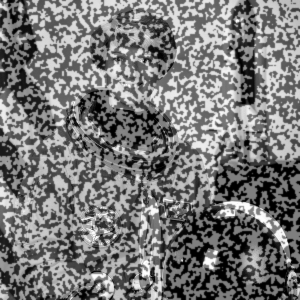
#> input picture main/getting_started/astronaut0.png, 300 x 300 px
$ python seed_propagation_seed.py
#> lines starting #> are read from the running program, lines starting #| are printed output that depends on the picture
### src/dictk/image.py
"""Image I/O, grayscale conversion, combination, and inspection utilities."""

import base64
import importlib.resources
from pathlib import Path
from typing import NamedTuple

import imageio.v3 as iio
import numpy as np
from scipy.interpolate import RegularGridInterpolator
from scipy.ndimage import zoom


class PixelCoordinate(NamedTuple):
    """A pixel location in an image's reference frame.

    Attributes:
        x: Horizontal pixel coordinate, increasing left to right.
        y: Vertical pixel coordinate, increasing top to bottom.
    """

    x: int
    y: int


class SubpixelCoordinate(NamedTuple):
    """A sub-pixel location in an image's reference frame.

    Same reference frame as [`PixelCoordinate`](#PixelCoordinate), but
    `x`/`y` are `float`, not `int` -- returned by
    [`dictk.translation.locate_subpixel`](./translation.html#locate_subpixel)
    and [`dictk.grid.locate_subpixel`](./grid.html#locate_subpixel),
    which recover a fractional position via subpixel refinement.
    `PixelCoordinate`'s own `int` fields would silently truncate exactly
    the value those functions exist to preserve.

    Attributes:
        x: Horizontal pixel coordinate, increasing left to right.
        y: Vertical pixel coordinate, increasing top to bottom.
    """

    x: float
    y: float


def subimage(
    *, image: np.ndarray, origin: PixelCoordinate, width: int, height: int
) -> np.ndarray:
    """Extract a width x height crop of `image` with its top-left corner at `origin`.

    `origin` is expressed in `image`'s own pixel reference frame (`image`'s
    top-left corner is `(0, 0)`) and may lie partially or entirely outside
    `image`'s bounds. Wherever the requested region doesn't overlap
    `image`, the corresponding output pixels are zero (black) rather than
    raising an error — so a subimage straddling an edge, or lying
    completely outside `image`, is always a valid, well-shaped result.

    Args:
        image: Source 2D grayscale image array.
        origin: Top-left corner of the region to extract, in `image`'s
            pixel reference frame.
        width: Width of the extracted region in pixels. Must be >= 1.
        height: Height of the extracted region in pixels. Must be >= 1.

    Returns:
        A 2D array of shape (height, width), same dtype as `image`.

    Raises:
        ValueError: If `image` is not 2D, or width or height is less than 1.
    """
    if image.ndim != 2:
        raise ValueError(f"image must be 2D, got shape {image.shape}")
    if width < 1:
        raise ValueError(f"width {width} must be >= 1")
    if height < 1:
        raise ValueError(f"height {height} must be >= 1")

    image_height, image_width = image.shape
    result = np.zeros((height, width), dtype=image.dtype)

    src_x_start = max(origin.x, 0)
    src_y_start = max(origin.y, 0)
    src_x_end = min(origin.x + width, image_width)
    src_y_end = min(origin.y + height, image_height)

    if src_x_start >= src_x_end or src_y_start >= src_y_end:
        return result  # requested region doesn't overlap image at all

    dst_x_start = src_x_start - origin.x
    dst_y_start = src_y_start - origin.y
    dst_x_end = dst_x_start + (src_x_end - src_x_start)
    dst_y_end = dst_y_start + (src_y_end - src_y_start)

    result[dst_y_start:dst_y_end, dst_x_start:dst_x_end] = image[
        src_y_start:src_y_end, src_x_start:src_x_end
    ]
    return result


# [461 lines left out: functions checkerboard, astronaut, is_rgba, rgba_to_gray, combine, brightness and 8 more, not called in this run]


def read(*, path: Path) -> np.ndarray:
    """Read an image file into a NumPy array.

    Args:
        path: Path to the image file.

    Returns:
        The image as a NumPy array.
    """
#> called with path = 'astronaut0.png'
    return iio.imread(path)
#> returned value is the input picture: shape (300, 300); min 0, max 255, mean 120.2


# [72 lines left out: functions write_svg, write, describe, not called in this run]

### src/dictk/correlation.py
"""Spatial- and Fourier-domain cross-correlation criteria between a kernel and a search area."""

from enum import Enum

import numpy as np


class WindowingMethod(Enum):
    """Tapering window `window()` can apply before an FFT.

    - HANN: tapers all the way to exactly 0 at both ends.
    - HAMMING: stops short, around 0.08, trading a little residual
      discontinuity for a narrower main lobe in the transformed signal.
    """

    HANN = "hann"
    HAMMING = "hamming"


# [275 lines left out: functions window, _prepare, _safe_divide, _windows, cc, ncc and 2 more, not called in this run]


def _window(
    *,
    kernel: np.ndarray,
    search: np.ndarray,
    windowing: WindowingMethod | None,
) -> tuple[np.ndarray, np.ndarray]:
    """Optionally taper `kernel` and `search` toward zero at their own edges.

    Shared by `phase_correlation` and
    [`dictk.translation.locate`](../translation.html#locate) -- the two
    functions that compare `kernel` against `search` via an FFT-based
    technique, where windowing (if used at all) must happen before that
    comparison, not after.

    Args:
        kernel: The fixed template subimage.
        search: The larger subimage `kernel` is compared against.
        windowing: If given, both `kernel` and `search` are passed through
            `window()` with this method. `None` leaves both untouched --
            including their dtype, so a caller that never windows sees no
            incidental cast either.

    Returns:
        `(kernel, search)`, each windowed independently (or unchanged, if
        `windowing` is `None`).
    """
    if windowing is not None:
        kernel = window(arr=kernel, method=windowing)
        search = window(arr=search, method=windowing)
    return kernel, search


def _kernel_pad(
    *,
    kernel: np.ndarray,
    shape: tuple[int, int],
    centered: bool = False,
) -> tuple[np.ndarray, int, int]:
    """Zero-pad `kernel` up to `shape`.

    Only ever needs `search`'s *shape*, not `search` itself -- unlike
    `_window`, which needs the actual array to taper it, padding `kernel`
    only ever reads how big to grow it. Called on `_window`'s own output,
    when both are used together, so windowing always happens first: pad
    then window would taper the zero-padding along with `kernel`'s real
    content, not just the content itself.

    Args:
        kernel: The fixed template subimage, before padding.
        shape: The `(height, width)` to pad `kernel` up to -- typically
            `search.shape`.
        centered: If `False` (default), all padding goes after `kernel`'s
            own content, which stays anchored at the padded array's
            top-left corner -- `phase_correlation` relies on this exact
            placement for the surfaces it publishes throughout
            Correlation Visualization, so changing this default would
            silently shift every peak position already documented there.
            If `True`, padding is split before/after instead (as evenly
            as possible), centering `kernel`'s content within the padded
            array -- what `translation.locate` needs so FFT phase
            correlation recovers a displacement symmetrically in both
            directions, not just up to `kernel_margin_width`/
            `kernel_margin_height` past `search_center` in the positive
            direction. See [Recoverable Displacement
            Range](../getting_started/recoverable_displacement_range.html)
            for why.

    Returns:
        `(kernel_padded, pad_before_height, pad_before_width)` --
        `kernel_padded` is `shape`-shaped, and the padding actually added
        before `kernel`'s own content in each axis (always `(0, 0)` when
        `centered=False`) -- a caller doing its own offset arithmetic on
        `kernel_padded`'s content needs this to know where that content
        actually sits.
    """
    pad_height = shape[0] - kernel.shape[0]
    pad_width = shape[1] - kernel.shape[1]
    if centered:
        before_height, before_width = pad_height // 2, pad_width // 2
    else:
        before_height, before_width = 0, 0
    kernel_padded = np.pad(
        kernel,
        (
            (before_height, pad_height - before_height),
            (before_width, pad_width - before_width),
        ),
    )
    return kernel_padded, before_height, before_width


# [108 lines left out: function phase_correlation, not called in this run]

### src/dictk/translation.py
"""Point translation tracking between a reference and current image."""

import numpy as np
from skimage.registration import phase_cross_correlation

from dictk.correlation import WindowingMethod, _kernel_pad, _window
from dictk.image import PixelCoordinate, SubpixelCoordinate, subimage


def locate(
    *,
    reference_image: np.ndarray,
    current_image: np.ndarray,
    reference_point: PixelCoordinate,
    search_center: PixelCoordinate,
    kernel_margin_width: int,
    kernel_margin_height: int,
    search_margin_width: int,
    search_margin_height: int,
    windowing: WindowingMethod | None = None,
) -> PixelCoordinate:
    """Given a `reference_point` expressed in the `reference_image`
    frame, find its position expressed in the `current_image` frame.

    `reference_point` is a fixed, already-known point in `reference_image`.
    Where that same physical point ends up in `current_image` is exactly
    what this function finds — it is *not* an input, it's the return
    value. `search_center` is a different thing: just where to center the
    search area in `current_image`, i.e., a guess of roughly where to
    look. It doesn't need to be exact — only close enough that the true
    (unknown) position falls within the search area — and if no better
    guess is available, passing `reference_point` again is a reasonable
    default.

    Concretely: extracts a rectangular kernel (also called a subset,
    filter, or convolution matrix; `2 * kernel_margin_width` wide,
    `2 * kernel_margin_height` tall) from `reference_image` centered at
    `reference_point`, and a rectangular search area (also called a
    search window, scanning zone, or area of interest (AOI);
    `2 * search_margin_width` wide, `2 * search_margin_height` tall)
    from `current_image` centered at `search_center`, then locates the
    kernel within the search area via FFT-based phase cross-correlation
    (`skimage.registration.phase_cross_correlation`). The kernel always
    comes from `reference_image`; the search area always comes from
    `current_image`. Integer-pixel precision only; subpixel refinement is
    out of scope for now.

    The true position can be anywhere within `search_margin_width`/
    `search_margin_height` of `search_center` in every direction and
    still be found correctly -- the recoverable range is symmetric,
    bounded only by the search margins themselves, not by
    `kernel_margin_width`/`kernel_margin_height`. See [Recoverable
    Displacement Range](../getting_started/recoverable_displacement_range.html)
    for why that's worth stating explicitly: an earlier version of this
    function had a real, silent bug here -- it recovered a displacement
    in the negative direction up to the full search margin, but capped
    at exactly the kernel margin in the positive direction, past which it
    returned a confidently wrong position instead of failing visibly.

    Args:
        reference_image: The reference (undeformed) 2D grayscale image.
        current_image: The current (deformed) 2D grayscale image.
        reference_point: The point's fixed, known position, in
            `reference_image`'s pixel reference frame.
        search_center: Where to center the search area, in
            `current_image`'s pixel reference frame — a guess of roughly
            where `reference_point` ended up, not the answer itself.
        kernel_margin_width: Half the kernel's width, in pixels. Must
            be >= 1.
        kernel_margin_height: Half the kernel's height, in pixels. Must
            be >= 1.
        search_margin_width: Half the search area's width, in pixels.
            Must be greater than `kernel_margin_width`.
        search_margin_height: Half the search area's height, in pixels.
            Must be greater than `kernel_margin_height`.
        windowing: If given, both the kernel and search area are passed
            through [`dictk.correlation.window`](./correlation.html#window)
            with this method -- tapering their edges toward zero to
            reduce spectral leakage -- before padding/FFT, the same
            `windowing` parameter
            [`dictk.correlation.phase_correlation`](./correlation.html#phase_correlation)
            exposes for the surface this function doesn't return. Default
            `None` applies no windowing, matching this function's
            original behavior exactly.

    Returns:
        The point's location, in `current_image`'s pixel reference frame.

    Raises:
        ValueError: If `kernel_margin_width` or `kernel_margin_height` is
            less than 1, or either `search_margin_width`/
            `search_margin_height` is not greater than its kernel
            counterpart.
    """
    if kernel_margin_width < 1:
        raise ValueError(f"kernel_margin_width {kernel_margin_width} must be >= 1")
    if kernel_margin_height < 1:
        raise ValueError(f"kernel_margin_height {kernel_margin_height} must be >= 1")
    if search_margin_width <= kernel_margin_width:
        raise ValueError(
            f"search_margin_width {search_margin_width} must be greater than "
            f"kernel_margin_width {kernel_margin_width}"
        )
    if search_margin_height <= kernel_margin_height:
        raise ValueError(
            f"search_margin_height {search_margin_height} must be greater than "
            f"kernel_margin_height {kernel_margin_height}"
        )

    kernel_width = 2 * kernel_margin_width
    kernel_height = 2 * kernel_margin_height
    search_width = 2 * search_margin_width
    search_height = 2 * search_margin_height

    kernel_origin = PixelCoordinate(
        x=reference_point.x - kernel_margin_width,
        y=reference_point.y - kernel_margin_height,
    )
    kernel = subimage(
        image=reference_image,
        origin=kernel_origin,
        width=kernel_width,
        height=kernel_height,
    )

    search_origin = PixelCoordinate(
        x=search_center.x - search_margin_width,
        y=search_center.y - search_margin_height,
    )
    search = subimage(
        image=current_image,
        origin=search_origin,
        width=search_width,
        height=search_height,
    )

    # phase_cross_correlation requires both images the same shape; only
    # the kernel needs padding, since the search area is always larger.
    # _window optionally tapers both first -- the same shared step
    # `phase_correlation` uses -- then _kernel_pad grows kernel up to
    # search's own shape.
    #
    # centered=True matters: phase_cross_correlation's FFT-based shift is
    # only correct up to half the padded array's own size in each
    # direction (it's circular/periodic) -- past that it wraps around to
    # a confidently wrong answer instead of failing visibly. With the
    # default centered=False (kernel's content anchored at the padded
    # array's top-left corner), that safe range is asymmetric: unbounded
    # in the negative direction, but capped at exactly kernel_margin_width/
    # kernel_margin_height in the positive direction, no matter how large
    # search_margin is set. Centering kernel's content in the padded array
    # instead makes the safe range symmetric in both directions -- see
    # [Recoverable Displacement
    # Range](../getting_started/recoverable_displacement_range.html) for the
    # derivation and how this was found.
    kernel, search = _window(kernel=kernel, search=search, windowing=windowing)
    kernel_padded, pad_before_height, pad_before_width = _kernel_pad(
        kernel=kernel, shape=search.shape, centered=True
    )

    # search=reference_image, kernel_padded=moving_image, not the other
    # way around: skimage docs define `shift` as "the shift required to
    # register moving_image with reference_image", and what we actually
    # want is where the kernel's content sits within the (larger) search
    # area, so search must be reference_image and kernel_padded must be
    # moving_image. Swapping them negates the result and returns the
    # wrong location -- verified empirically, not just by this reasoning.
    #
    # normalization="phase" (skimage's own default) is used here
    # deliberately -- we do NOT follow hdic's registration.py, which uses
    # normalization=None. hdic's None came from its own pipeline running
    # a separate ZNCC-style preprocess() step before calling
    # phase_cross_correlation, specifically to avoid double-normalizing
    # on top of that. locate() has no such preprocessing step, so that
    # reasoning doesn't carry over here -- and empirically, sweeping
    # kernel/search margin ratios against a known displacement,
    # normalization="phase" matched or outperformed normalization=None,
    # not the other way around.
    #
    # What normalization actually does: the core computation is a
    # cross-power spectrum, image_product = FFT(reference) *
    # conj(FFT(moving)). normalization="phase" divides this by its own
    # magnitude at every frequency, discarding contrast/energy
    # information and keeping only phase -- the classic Kuglin-Hines
    # phase correlation, giving a sharp peak and robustness to
    # illumination differences between the two images.
    # normalization=None skips that division (plain unnormalized
    # cross-correlation), which skimage's own docs describe as less
    # robust to noise but sometimes preferable in high-noise scenarios.
    # Which is better is genuinely content-dependent, not a settled
    # default-is-always-better situation.
    shift, _error, _phasediff = phase_cross_correlation(
        reference_image=search, moving_image=kernel_padded, normalization="phase"
    )

    return PixelCoordinate(
        x=search_origin.x + int(shift[1]) + kernel_margin_width + pad_before_width,
        y=search_origin.y + int(shift[0]) + kernel_margin_height + pad_before_height,
    )


# [136 lines left out: function locate_subpixel, not called in this run]

### main/getting_started/seed_propagation_seed.py
"""What a seed is: `translation.locate`'s whole-pixel match, the rigid
starting warp IC-GN refines. Two of the sweep's 30 points under a 15%
stretch and a 0.15 shear, one with a correct seed (top row) and one
with a defeated seed (bottom row).

Each row picks the point whose seed error sits nearest the median seed
error of its group, so neither example is hand-picked.
"""

import matplotlib.pyplot as plt
import numpy as np
from matplotlib.patches import Polygon
from scipy.ndimage import affine_transform

from dictk import translation, warp
from dictk.image import PixelCoordinate, read

plt.rcParams.update({"font.family": "serif", "mathtext.fontset": "cm"})

MARGIN = 13
SEARCH_MARGIN = 25
EDGE = 40
SAMPLE_COUNT = 30
SEED_LIMIT = 1.0
F = np.array([[1.15, 0.15], [0.0, 1.0]])
ZOOM = 30

reference_image = read(path="astronaut0.png")
rng = np.random.default_rng(0)
pivots = rng.integers(EDGE, 261, size=(SAMPLE_COUNT, 2)).astype(np.float64)
shifts = np.round(rng.uniform([4, 2], [8, 6], size=(SAMPLE_COUNT, 2)), 2)
inverse = np.linalg.inv(F)[::-1, ::-1]


def deformed(pivot, shift):
    offset = pivot[::-1] - inverse @ (pivot[::-1] + shift[::-1])
    return affine_transform(
        reference_image.astype(np.float64), inverse, offset=offset, order=5
    )


def tracked(pivot, shift):
    point = PixelCoordinate(x=int(pivot[0]), y=int(pivot[1]))
    current_image = deformed(pivot, shift)
#> in deformed, `return affine_transform( reference_image.astype(np.float64), inverse, ..`:
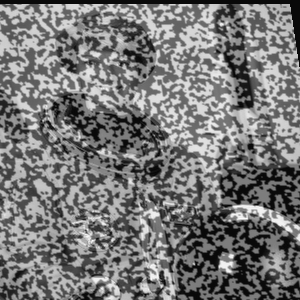
#> returned value: shape (300, 300) float64; min -10.53, max 268.1, mean 121; drawn with min black and max white
    kwargs = dict(
        reference_image=reference_image,
        current_image=current_image,
        reference_point=point,
        search_center=point,
        kernel_margin_width=MARGIN,
        kernel_margin_height=MARGIN,
        search_margin_width=SEARCH_MARGIN,
        search_margin_height=SEARCH_MARGIN,
    )
    seed = translation.locate(**kwargs)
    return current_image, seed, warp.fit(**kwargs)


seed_errors = np.array(
    [
        np.hypot(seed.x - pivot[0] - shift[0], seed.y - pivot[1] - shift[1])
        for pivot, shift in zip(pivots, shifts)
        for _, seed, _ in [tracked(pivot, shift)]
    ]
)
#> in tracked, `kwargs = dict( reference_image=reference_image, current_image=current_..`: kwargs = 8 items
#> in subimage, `result[dst_y_start:dst_y_end, dst_x_start:dst_x_end] = image[ src_y_st..`:
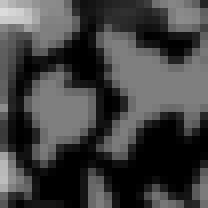
#> result: shape (26, 26) (shown 8 times larger); min 0, max 220, mean 65.9
#> call 2 of subimage, with origin = (202, 155), width = 50, height = 50
#> in subimage (call 2), `result[dst_y_start:dst_y_end, dst_x_start:dst_x_end] = image[ src_y_st..`:
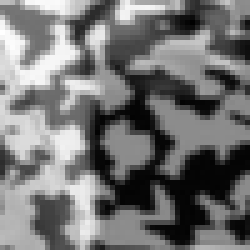
#> result: shape (50, 50) float64 (shown 5 times larger); min -4.51, max 234.3, mean 104.6; drawn with min black and max white
#> in _kernel_pad, `kernel_padded = np.pad( kernel, ( (before_height, pad_height - before_..`:
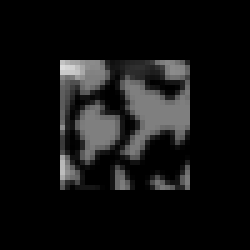
#> kernel_padded: shape (50, 50) (shown 5 times larger); min 0, max 220, mean 17.8
#> in locate, `kernel_padded, pad_before_height, pad_before_width = _kernel_pad( kern..`: pad_before_height = 12
#> in locate, `shift, _error, _phasediff = phase_cross_correlation( reference_image=s..`: shift = [-9, -12]
#> in tracked, `seed = translation.locate(**kwargs)`: seed = (215, 171)
#> (the run stopped early here; a loop or call above may not have finished)
